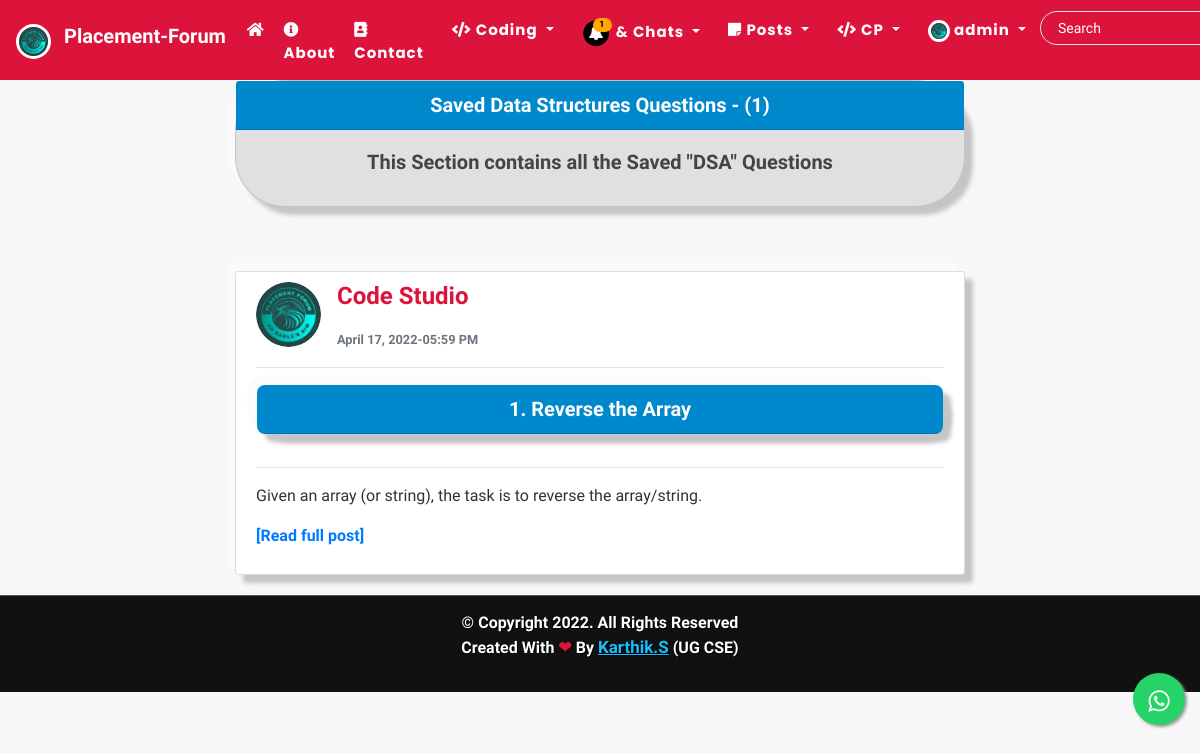
The page /saved-posts/ (signed in) on the database its author committed.
### users/models.py (models this page shows, shortened)
class Profile(models.Model):
    user = models.OneToOneField(User, on_delete=models.CASCADE)
    is_online = models.BooleanField(default=False)
    following = models.ManyToManyField(User, related_name="following", blank=True)
    friends = models.ManyToManyField(User, related_name='my_friends', blank=True)
    bio = models.CharField(default="",blank=True,null=True,max_length=350)
    date_of_birth = models.CharField(blank=True,max_length=150)
    updated = models.DateTimeField(auto_now=True)
    created = models.DateTimeField(auto_now_add=True)
    image = models.ImageField(default='default.jpg', upload_to='profile_pics',blank=True, null=True)

### blog/models.py (models this page shows, shortened)
class Post(models.Model):
    title = models.CharField(max_length=150,verbose_name="Title")
    category = models.CharField( max_length=255, default="coding")
    content = RichTextField(blank=True, null=True)
    level = RichTextField(blank=True, null=True)
    link = RichTextField(blank=True, null=True)
    date_posted = models.DateTimeField(default=timezone.now)
    date_updated = models.DateTimeField(auto_now=True)
    author = models.ForeignKey(User, on_delete=models.CASCADE)
    topics = models.CharField(max_length=255, default='sample')
    likes = models.ManyToManyField(User, related_name="blogpost", blank=True)
    saves = models.ManyToManyField(User, related_name="blogsave", blank=True)

### blog/views.py (the view)
# urls.py: path('saved-posts/', AllSaveView, name='all-save'),
@login_required
def AllSaveView(request):
    user = request.user
    saved_posts = user.blogsave.all()
    context = {
        'saved_posts':saved_posts
    }
    return render(request, 'blog/saved_posts.html', context)

### blog/templates/blog/saved_posts.html (shortened to what this page needs)
{% extends "blog/base.html" %}
{% block content %}
<div class="col-md-8 m-auto">
<div class="card text-center" id="card_suggest" style='margin-bottom:4rem'>
  <h5 class="card-header" style="background-color:#0088cc;color:white;font-weight:bolder">Saved Data Structures Questions -  ({{saved_posts|length}})</h5>
  <div class="card-body" style='border-radius:1rem'>
    <h5 class="card-title" style='font-weight:bold'>This Section contains all the Saved "DSA" Questions</h5>
  </div>
</div>
    {% for post in saved_posts %}
    <article class="content-section" style="overflow: auto;">
      <div class="media">
          <img class="rounded-circle article-img" src="{{post.author.profile.image.url}}" alt="image">
          <div class="media-body">
            <p>
              <a class="mr-2 h4" href="#" style='font-weight:bolder;color:crimson;pointer-events:none'>Code Studio</a>
            </p>
            <small class="text-muted" style='font-weight:bolder;color:dark-green;pointer-events:none'>{{ post.date_posted|date:"F d, Y-h:i A" }}</small>
        </div>
      </div>
      <hr>
      <div class="card text-center" id="card_suggest" style='margin-bottom:2rem'>
        <a  href="{% url 'post-detail' post.id %}"> <h5 class="card-header" style="background-color:#0088cc;color:white;font-weight:bolder;border-radius:0.5rem;box-shadow:  8px 8px 4px #c5c5c5,
         -8px -8px 4px #fbfbfb;">{{post.title}}</h5></a>
       </div>
      <hr>
      <p class="article-content">{{ post.content|safe|linebreaks|truncatewords_html:"20" }}<a href="{% url 'post-detail' post.id %}" style="font-weight:bolder">[Read full post]</a></p>
    </article>
    {% endfor %}
</div>
{% endblock %}

### blog/templates/blog/navbar.html (shortened to what this page needs)
{% load static %}
<nav class="navbar navbar-expand-lg navbar-dark bg-steel fixed-top" style="background-color:crimson">
  <a class="navbar-brand" href="#">
    <img src="/static/blog/images/main-logo.PNG" alt="" width="35" height="35" style="border-radius:10rem;border:3px solid white" class="d-inline-block align-text-top">
    <span style="margin-left:0.5rem;color:white;font-weight:bolder;margin-top:1.2rem" style=""> Placement-Forum </span>
  </a>
  <div class="collapse navbar-collapse" id="navbarSupportedContent">
    <ul class="navbar-nav ml-auto">
      {% if user.is_authenticated %}
      <a class="nav-item nav-link" href="{% url 'blog-home' %}" style="color:white;font-weight:bolder;margin-top:0.2rem;margin-left:-0.2rem"><i class="fas fa-home"></i> </a>
      <a class="nav-item nav-link" href="{% url 'blog-about' %}" style="color:white;font-weight:bolder;margin-top:0.2rem;margin-left:-0.2rem"><i class="fas fa-info-circle"></i> About</a>
      <a class="nav-item nav-link" href="{% url 'blog-contact' %}" style="color:white;font-weight:bolder;margin-top:0.2rem;margin-left:-0.2rem"><i class="fas fa-address-book"></i> Contact</a>
      {% endif %}
      <div class="navbar-nav mr-auto">
        {% if user.is_authenticated %}
         <div class="dropdown" >
          <a class="dropdown-toggle nav-link" href="#" role="button" id="dropdownMenuLink1" style="color:white;font-weight:bolder;margin-top:0.2rem" data-toggle="dropdown" aria-haspopup="true" aria-expanded="false">
            <i class="fas fa-code"></i> Coding
          </a>
        </div>
        {% endif %}
        {% if user.is_authenticated %}
        <div class="dropdown" >
          <a class="dropdown-toggle nav-link" href="#" role="button" id="dropdownMenuLink1" style="color:white;font-weight:bolder;margin-top:0.1rem" data-toggle="dropdown" aria-haspopup="true" aria-expanded="false" style="color:white">
            <span class="fa-stack" data-count="1" style='color:black' >
              <i class="fa fa-circle fa-stack-2x"></i>
              <i class="fa fa-bell fa-stack-1x fa-inverse"></i>
            </span> & Chats
          </a>
        </div>
        <div class="dropdown">
          <a class="dropdown-toggle nav-link" href="#" role="button" id="dropdownMenuLink1" data-toggle="dropdown" aria-haspopup="true" aria-expanded="false" style="color:white;font-weight:bolder;margin-top:0.2rem">
            <i class="fas fa-sticky-note"></i> Posts
          </a>
        </div>
        <div class="dropdown">
          <a class="dropdown-toggle nav-link" href="#" role="button" id="dropdownMenuLink1" data-toggle="dropdown" aria-haspopup="true" aria-expanded="false" style="color:white;font-weight:bolder;margin-top:0.2rem">
            <i class="fas fa-code"></i> CP
          </a>
        </div>
        {% endif %}
        {% if user.is_authenticated %}
          <div class="dropdown">
            <a class="dropdown-toggle nav-link" href="#" role="button" id="dropdownMenuLink2" data-toggle="dropdown" aria-haspopup="true" aria-expanded="false" style="color:white;font-weight:bolder;margin-top:0.2rem">
              <img class="rounded-circle" style="height: 22px; width:22px;border:3px solid white" src="{{user.profile.image.url}}" alt="">&nbsp;{{user|truncatechars:"10"}}
            </a>
          </div>
        {% endif %}
      </div>
      {% if user.is_authenticated %}
      <div id="searchbar" style='margin-top:0.2rem'>
        <form method="GET" action="/search">
          <input required name="query" id="search" type="text" placeholder="Search" >
        </form>
      </div>
    </div>
    {% endif %}
</nav>

### blog/static/blog/main.css (style rules this page uses)
body { background: #f7f7f7; color: #333333; margin-top: 5rem; scroll-behavior: smooth; }
h1, h2, h3, h4, h5, h6 { color: #444444; }
ul { margin: 0; }
.bg-steel { background: crimson; }
.site-header .navbar-nav .nav-link { color: #ffffff; font-family: 'Poppins'; font-weight: 100; margin: 0px 6px; font-size: 15px; letter-spacing: 1px; }
.content-section { background: #ffffff; padding: 10px 20px; border: 1px solid #dddddd; border-radius: 3px; margin-bottom: 20px; }
.article-content { white-space: pre-line; }
.article-img { height: 65px; width: 65px; margin-right: 16px; }
#searchbar form { width: auto; display: flex; flex-direction: row; border-radius: 50px; padding: 3px 15px; background-color: transparent; border: 1px solid #e4e4e4; margin-right: 10px; }
#searchbar form input::placeholder { color: #fff; font-size: 14px; }
#searchbar form input { border: none; outline: none; color: #fff; font-size: 15px; flex: 1; background-color: transparent; }

### blog/templates/blog/base.html (style rules this page uses)
* { font-family: 'IBM Plex Sans Hebrew', sans-serif; }

### blog/templates/blog/navbar.html (style rules this page uses)
.fa-stack[data-count]:after { position:absolute; right:0%; top:1%; content: attr(data-count); font-size:60%; padding:.7em; border-radius:999px; line-height:.2em; color: black; background:orange; text-align:center; min-width:2em; font-weight:bold; }

### blog/templates/blog/saved_posts.html (style rules this page uses)
.p-card,#card_suggest { border-radius: 50px; background: #e0e0e0; box-shadow: 8px 8px 4px #c5c5c5, -8px -8px 4px #fbfbfb; }
article { border-radius: 90px; box-shadow: 8px 8px 4px #c5c5c5, -8px -8px 4px #fbfbfb; }

### rows shown on the page
Post: author.profile.image (picture), date_posted "April 17, 2022-05:59 PM", title "1. Reverse the Array", content "Given an array (or string), the task is to reverse the array/string."

### other values the page prints
{{ user|truncatechars:"10" }} "admin"
{{ saved_posts|length }} "1"
